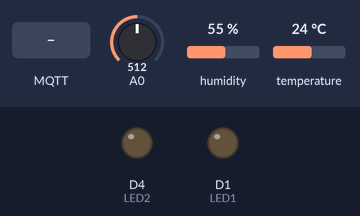
The sketch below on a simulated ESP8266 (NodeMCU). Shown: output pins drawn as LEDs (lit = HIGH). The inputs (shaded band) are chosen by the test bench; at power-on: A0 = 512, humidity 55 %, temperature 24 °C. WiFi joins after 1.5 s; servers stay silent unless stated; no MQTT or app messages arrive unless stated.

Above: at 2.7 s.
2.8 s: MQTT message "LED1_ON" arrives on the first subscribed topic
At 3.6 s:
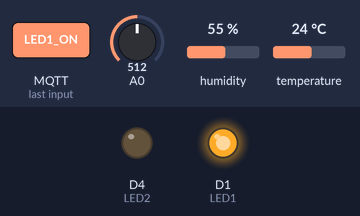
4.3 s: MQTT message "LED2_ON" arrives on the first subscribed topic
At 4.7 s:
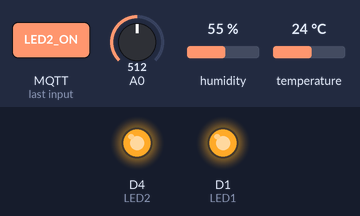
5.8 s: MQTT message "LED1_OFF" arrives on the first subscribed topic
At 7.0 s:
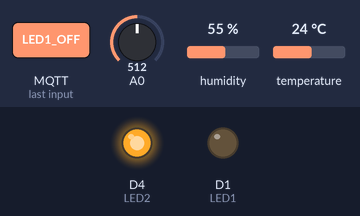
7.3 s: MQTT message "LED2_OFF" arrives on the first subscribed topic
At 8.3 s:
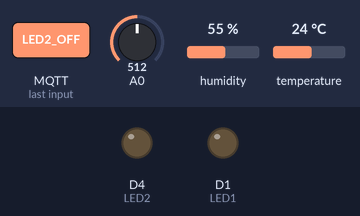
8.8 s: MQTT message "BOTH_ON" arrives on the first subscribed topic
At 9.4 s:
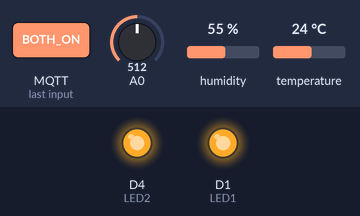
Timing chart, 0 to 11.3 s (numbered marks = the images above; inputs shaded):
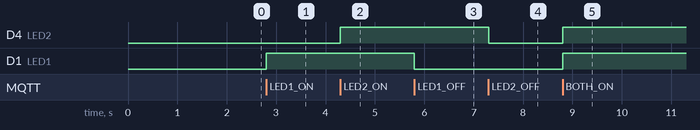

The sketch:

sketch_sep21a.ino
```cpp
#include <ESP8266WiFi.h>
#include <PubSubClient.h>
#include <DHT.h>

const char* ssid = "P702";
const char* password = "b23dcat037";

const char* mqtt_server = "192.168.1.59";
const int mqtt_port = 3777;

const char* mqtt_user = "anhdh";
const char* mqtt_password = "2507";

const char* topic_telemetry = "iot/esp01/telemetry";
const char* topic_status    = "iot/esp01/status";
const char* topic_led       = "iot/esp01/led/status";

const char* topic_led1_state = "iot/esp01/led1/state";
const char* topic_led2_state = "iot/esp01/led2/state";
const char* topic_led_result = "iot/esp01/led/result";

#define LED1 D1
#define LED2 D4
#define DHTPIN D5

DHT dht(DHTPIN,DHT11);
WiFiClient wifi;
PubSubClient client(wifi);

unsigned long t=0;

void callback(char*,byte* p,unsigned int n){
  String s;
  while(n--) s+=(char)*p++;
  s.trim();
  s.toUpperCase();

  if(s=="LED1_ON"){
    digitalWrite(LED1,HIGH);
    client.publish(topic_led1_state,"ON");
  }
  else if(s=="LED1_OFF"){
    digitalWrite(LED1,LOW);
    client.publish(topic_led1_state,"OFF");
  }
  else if(s=="LED2_ON"){
    digitalWrite(LED2,HIGH);
    client.publish(topic_led2_state,"ON");
  }
  else if(s=="LED2_OFF"){
    digitalWrite(LED2,LOW);
    client.publish(topic_led2_state,"OFF");
  }
  else if(s=="BOTH_ON"){
    digitalWrite(LED1,HIGH);
    digitalWrite(LED2,HIGH);
    client.publish(topic_led1_state,"ON");
    client.publish(topic_led2_state,"ON");
  }
  else if(s=="BOTH_OFF"){
    digitalWrite(LED1,LOW);
    digitalWrite(LED2,LOW);
    client.publish(topic_led1_state,"OFF");
    client.publish(topic_led2_state,"OFF");
  }
  else{
    client.publish(topic_led_result,"FAILED");
    return;
  }

  client.publish(topic_led_result,"SUCCESS");
}

void mqtt(){
  while(!client.connected())
    if(client.connect("ESP8266",mqtt_user,mqtt_password,
      topic_status,0,true,"offline")){
      client.publish(topic_status,"online",true);
      client.subscribe(topic_led);
    }else delay(2000);
}

void setup(){
  pinMode(LED1,OUTPUT);
  pinMode(LED2,OUTPUT);

  digitalWrite(LED1,LOW);
  digitalWrite(LED2,LOW);

  dht.begin();

  WiFi.begin(ssid,password);
  while(WiFi.status()!=WL_CONNECTED) delay(500);

  client.setServer(mqtt_server,mqtt_port);
  client.setCallback(callback);
}

void loop(){
  if(!client.connected()) mqtt();
  client.loop();

  if(millis()-t<3000) return;
  t=millis();

  float temp=dht.readTemperature();
  float hum=dht.readHumidity();
  int light=map(analogRead(A0),1023,0,0,100);

  if(isnan(temp)||isnan(hum)) return;

  String s="{\"deviceId\":\"esp01\",\"temperature\":"+
  String(temp,1)+",\"humidity\":"+String(hum,1)+
  ",\"light\":"+String(light)+
  ",\"led1\":\""+(digitalRead(LED1)?"ON":"OFF")+"\""+
  ",\"led2\":\""+(digitalRead(LED2)?"ON":"OFF")+"\"}";

  client.publish(topic_telemetry,s.c_str());
}
```

Measured:
- after the input at 2.8 s, D1 (LED1): LOW → HIGH at once
- after the input at 4.3 s, D4 (LED2): LOW → HIGH at once
- after the input at 5.8 s, D1 (LED1): HIGH → LOW at once
- after the input at 7.3 s, D4 (LED2): HIGH → LOW at once
- after the input at 8.8 s, D4 (LED2), D1 (LED1): LOW → HIGH at once
